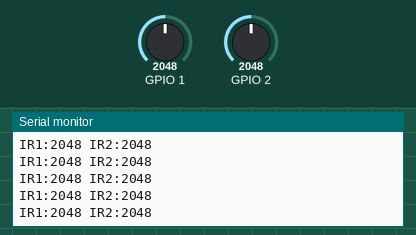
Recording of a sketch running on a simulated ESP32-S3. Shown: the last lines printed to the serial monitor. Inputs (shaded band) come from the test bench; at power-on: GPIO 1 = 2048, GPIO 2 = 2048.

Above: at 1.2 s.
1.3 s: GPIO 1 set to 2866
At 1.47 s:
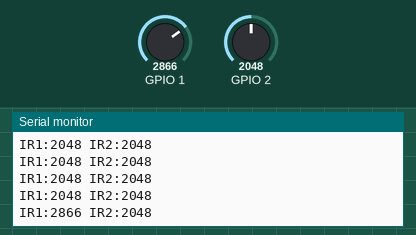
2.8 s: GPIO 2 set to 2866
At 2.8 s:
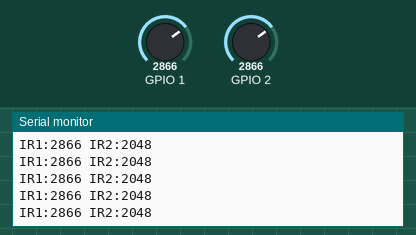
4.3 s: GPIO 1 set to 3603
At 4.38 s:
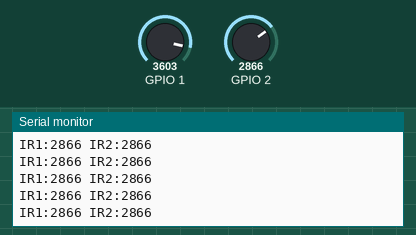
5.8 s: GPIO 2 set to 3603
At 5.84 s:
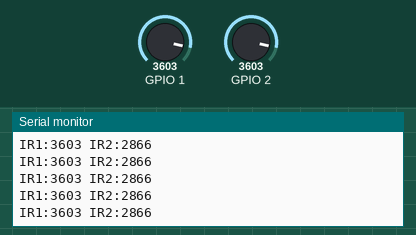
Timing chart, 0 to 8.3 s (numbered marks = the images above; inputs shaded):
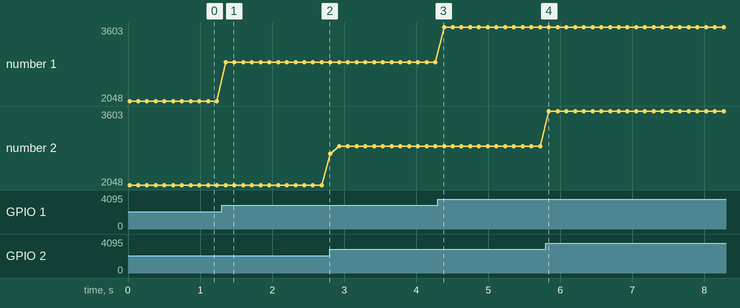

Measured:
- after the input at 1.3 s, the serial monitor: prints a new line after 0.05 s (image 1)
- plotted number 1: 2048 → 2866 after the input at 1.3 s, 2866 → 3603 after the input at 4.3 s

The sketch:

2_IR_Raw_input_revised.ino
```cpp
// ==========================================================
//  RAW INPUT - 2 SHARP IR SENSORS (ESP32-S3)
// ==========================================================
//
//  PURPOSE:
//  - Read 2 IR sensors (analog)
//  - Send clean ADC values over Serial
//
//  OUTPUT FORMAT:
//  IR1:<value> IR2:<value>
//
// ==========================================================


// -------- Pins (ADC capable) --------
#define IR1 1
#define IR2 2


// ==========================================================
// FUNCTION: readIR()
// PURPOSE : reduce noise using small averaging
// ==========================================================
int readIR(int pin) {
  long sum = 0;

  for (int i = 0; i < 5; i++) {   // take 5 samples
    sum += analogRead(pin);
    delay(2);                     // small delay for stability
  }

  return sum / 5;                 // average value
}


// ==========================================================
void setup() {
  Serial.begin(115200);           // start serial
}


// ==========================================================
void loop() {

  // -------- Read sensors --------
  int ir1 = readIR(IR1);
  int ir2 = readIR(IR2);

  // -------- Output --------
  Serial.print("IR1:");
  Serial.print(ir1);

  Serial.print(" IR2:");
  Serial.println(ir2);

  delay(100);   // ~10 Hz output
}
```
